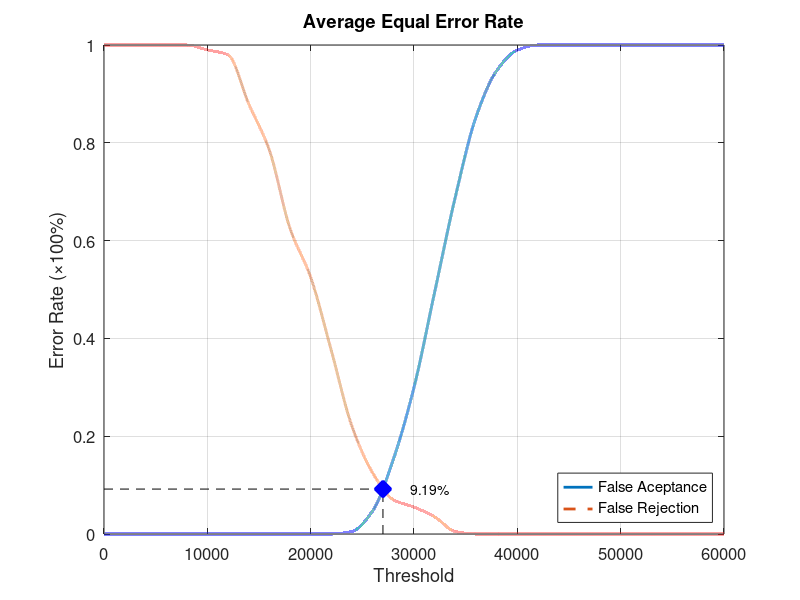
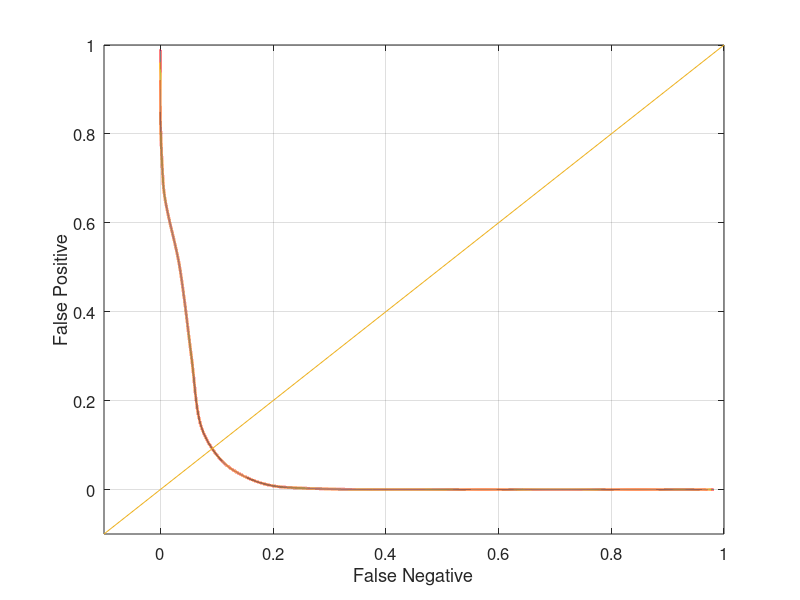

The MATLAB source for these figures, in order:
function yEER = Database3_3
close all;
clear;
clc;
x = 0:2000:60000;
xq = 0:0.5:60000;

y0 = [0 0 0 0 0 0 0 0 0 0 0 0 0.00526316 0.0473684 0.152632 0.3 0.494737 0.689474 0.852632 0.947368 0.989474 1 1 1 1 1 1 1 1 1 1];
yy0 = interp1(x, y0, xq, 'pchip');
y1 = [1 1 1 1 1 0.99 0.98 0.88 0.785 0.625 0.525 0.375 0.22 0.125 0.07 0.055 0.035 0.005 0 0 0 0 0 0 0 0 0 0 0 0 0];
yy1 = interp1(x, y1, xq, 'pchip');

% Calculating EER: 
y2 = abs(y0 - y1);
find(y2 == min(y2))
yy2 = abs(yy0 - yy1);
xEER = find(yy2 == min(yy2));
xEERIndex = xq(xEER) % X-axis EER
yEER = yy0(xEER) % Y-axis EER

main = figure
plot(xq, yy0,'-','LineWidth', 2);	hold on
plot(xq, yy1,'--','LineWidth', 2);	hold on
plot([xEERIndex xEERIndex], [0 yEER], 'k--');	hold on
plot([0 xEERIndex], [yEER yEER], 'k--');	hold on
plot(xEERIndex, yEER, 'bx', 'LineWidth', 10);	hold on
text(xEERIndex + 10 * xEERIndex / 100, yEER, [num2str(round((10000 * yEER)) / 100) '%'])
legend('False Aceptance', 'False Rejection', 'Location', 'SouthEast')
xlabel('Threshold')
ylabel('Error Rate (\times100%)')
title('Average Equal Error Rate')
set(gca, 'FontSize', 12)
axis([0 60000 0 1])
grid on

print(main, 'Database3_3Main', '-dpng');
FNRxFPR = figure('Color', [1 1 1]);
plot(yy1, yy0, '-', yy1, yy0, 'LineWidth', 2);
hold on
y = -0.1:0.1:1
plot(y, y); 
set(gca, 'FontSize', 12)
xlabel('False Negative')
ylabel('False Positive')
axis([-0.1 1 -0.1 1])
set(gca, 'FontSize', 12)
grid on

print(FNRxFPR, 'Database3_3FNRxFPR','-dpng');
end
